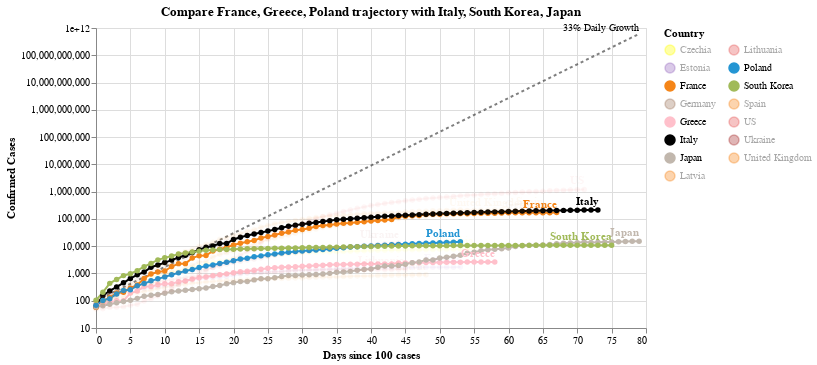

Here is the notebook cell this chart was saved with:
### Code cell
#hide_input
chart2 = make_since_chart(['France', 'Greece', 'Poland'])
chart2

### Figure 1 — Vega-Lite specification as saved in the notebook (floating-point values rounded to 4 significant figures; data arrays with more than 128 entries replaced by an {"elided": "..."} marker saying what was removed)
{"config": {"view": {"continuousWidth": 400, "continuousHeight": 300}}, "layer": [{"mark": {"type": "line", "color": "black", "opacity": 0.5, "strokeDash": [3, 3]}, "encoding": {"x": {"type": "quantitative", "field": "Days since 100 cases"}, "y": {"type": "quantitative", "field": "Confirmed Cases"}}}, {"mark": {"type": "text", "align": "right", "dy": -6, "fontSize": 10, "text": "33% Daily Growth"}, "encoding": {"x": {"type": "quantitative", "field": "Days since 100 cases"}, "y": {"type": "quantitative", "field": "Confirmed Cases"}}, "transform": [{"filter": "(datum['Days since 100 cases'] >= 79)"}]}, {"data": {"name": "data-643482c7be68db9acca882f397d99325"}, "mark": {"type": "line", "point": true}, "encoding": {"color": {"type": "nominal", "field": "Country", "legend": {"columns": 2}, "scale": {"domain": ["Czechia", "Estonia", "France", "Germany", "Greece", "Italy", "Japan", "Latvia", "Lithuania", "Poland", "South Korea", "Spain", "US", "Ukraine", "United Kingdom"], "range": ["yellow", "#9467bd", "#F58518", "#9D755D", "pink", "black", "#C1B7AD", "#F58518", "#E45756", "#2495D3", "#A1BA59", "#F58518", "#E45756", "brown", "#F58518"]}}, "opacity": {"condition": {"value": 1, "selection": "selector005"}, "value": 0.05}, "tooltip": [{"type": "nominal", "field": "Country"}, {"type": "temporal", "field": "Date"}, {"type": "quantitative", "field": "Confirmed Cases"}, {"type": "quantitative", "field": "Days since 100 cases"}], "x": {"type": "quantitative", "field": "Days since 100 cases"}, "y": {"type": "quantitative", "field": "Confirmed Cases", "scale": {"type": "log"}}}, "selection": {"selector005": {"type": "multi", "fields": ["Country"], "bind": "legend", "init": [{"Country": "France"}, {"Country": "Greece"}, {"Country": "Poland"}, {"Country": "Italy"}, {"Country": "South Korea"}, {"Country": "Japan"}]}}, "width": 550}, {"data": {"name": "data-643482c7be68db9acca882f397d99325"}, "mark": {"type": "text", "align": "right", "dy": -8, "fontWeight": "bold"}, "encoding": {"color": {"type": "nominal", "field": "Country", "legend": {"columns": 2}, "scale": {"domain": ["Czechia", "Estonia", "France", "Germany", "Greece", "Italy", "Japan", "Latvia", "Lithuania", "Poland", "South Korea", "Spain", "US", "Ukraine", "United Kingdom"], "range": ["yellow", "#9467bd", "#F58518", "#9D755D", "pink", "black", "#C1B7AD", "#F58518", "#E45756", "#2495D3", "#A1BA59", "#F58518", "#E45756", "brown", "#F58518"]}}, "opacity": {"condition": {"value": 1, "selection": "selector005"}, "value": 0.05}, "text": {"type": "nominal", "field": "Country"}, "tooltip": [{"type": "nominal", "field": "Country"}, {"type": "temporal", "field": "Date"}, {"type": "quantitative", "field": "Confirmed Cases"}, {"type": "quantitative", "field": "Days since 100 cases"}], "x": {"type": "quantitative", "field": "Days since 100 cases"}, "y": {"type": "quantitative", "field": "Confirmed Cases", "scale": {"type": "log"}}}, "transform": [{"filter": "(datum['Date'] >= 1588636800000)"}], "width": 550}], "data": {"name": "data-a6e83c9812dd08555e0a65855a70ab45"}, "title": "Compare France, Greece, Poland trajectory with Italy, South Korea, Japan", "$schema": "https://vega.github.io/schema/vega-lite/v4.0.2.json", "datasets": {"data-a6e83c9812dd08555e0a65855a70ab45": [{"Days since 100 cases": 0, "Confirmed Cases": 100.0}, {"Days since 100 cases": 1, "Confirmed Cases": 133.0}, {"Days since 100 cases": 2, "Confirmed Cases": 176.9}, {"Days since 100 cases": 3, "Confirmed Cases": 235.3}, {"Days since 100 cases": 4, "Confirmed Cases": 312.9}, {"Days since 100 cases": 5, "Confirmed Cases": 416.2}, {"Days since 100 cases": 6, "Confirmed Cases": 553.5}, {"Days since 100 cases": 7, "Confirmed Cases": 736.1}, {"Days since 100 cases": 8, "Confirmed Cases": 979.1}, {"Days since 100 cases": 9, "Confirmed Cases": 1302.0}, {"Days since 100 cases": 10, "Confirmed Cases": 1732.0}, {"Days since 100 cases": 11, "Confirmed Cases": 2303.0}, {"Days since 100 cases": 12, "Confirmed Cases": 3064.0}, {"Days since 100 cases": 13, "Confirmed Cases": 4074.0}, {"Days since 100 cases": 14, "Confirmed Cases": 5419.0}, {"Days since 100 cases": 15, "Confirmed Cases": 7207.0}, {"Days since 100 cases": 16, "Confirmed Cases": 9586.0}, {"Days since 100 cases": 17, "Confirmed Cases": 12750.0}, {"Days since 100 cases": 18, "Confirmed Cases": 16960.0}, {"Days since 100 cases": 19, "Confirmed Cases": 22550.0}, {"Days since 100 cases": 20, "Confirmed Cases": 29990.0}, {"Days since 100 cases": 21, "Confirmed Cases": 39890.0}, {"Days since 100 cases": 22, "Confirmed Cases": 53060.0}, {"Days since 100 cases": 23, "Confirmed Cases": 70560.0}, {"Days since 100 cases": 24, "Confirmed Cases": 93850.0}, {"Days since 100 cases": 25, "Confirmed Cases": 124800.0}, {"Days since 100 cases": 26, "Confirmed Cases": 166000.0}, {"Days since 100 cases": 27, "Confirmed Cases": 220800.0}, {"Days since 100 cases": 28, "Confirmed Cases": 293700.0}, {"Days since 100 cases": 29, "Confirmed Cases": 390600.0}, {"Days since 100 cases": 30, "Confirmed Cases": 519500.0}, {"Days since 100 cases": 31, "Confirmed Cases": 690900.0}, {"Days since 100 cases": 32, "Confirmed Cases": 918900.0}, {"Days since 100 cases": 33, "Confirmed Cases": 1222000.0}, {"Days since 100 cases": 34, "Confirmed Cases": 1625000.0}, {"Days since 100 cases": 35, "Confirmed Cases": 2162000.0}, {"Days since 100 cases": 36, "Confirmed Cases": 2875000.0}, {"Days since 100 cases": 37, "Confirmed Cases": 3824000.0}, {"Days since 100 cases": 38, "Confirmed Cases": 5086000.0}, {"Days since 100 cases": 39, "Confirmed Cases": 6764000.0}, {"Days since 100 cases": 40, "Confirmed Cases": 8996000.0}, {"Days since 100 cases": 41, "Confirmed Cases": 11970000.0}, {"Days since 100 cases": 42, "Confirmed Cases": 15910000.0}, {"Days since 100 cases": 43, "Confirmed Cases": 21170000.0}, {"Days since 100 cases": 44, "Confirmed Cases": 28150000.0}, {"Days since 100 cases": 45, "Confirmed Cases": 37440000.0}, {"Days since 100 cases": 46, "Confirmed Cases": 49790000.0}, {"Days since 100 cases": 47, "Confirmed Cases": 66230000.0}, {"Days since 100 cases": 48, "Confirmed Cases": 88080000.0}, {"Days since 100 cases": 49, "Confirmed Cases": 117100000.0}, {"Days since 100 cases": 50, "Confirmed Cases": 155800000.0}, {"Days since 100 cases": 51, "Confirmed Cases": 207200000.0}, {"Days since 100 cases": 52, "Confirmed Cases": 275600000.0}, {"Days since 100 cases": 53, "Confirmed Cases": 366600000.0}, {"Days since 100 cases": 54, "Confirmed Cases": 487500000.0}, {"Days since 100 cases": 55, "Confirmed Cases": 648400000.0}, {"Days since 100 cases": 56, "Confirmed Cases": 862400000.0}, {"Days since 100 cases": 57, "Confirmed Cases": 1147000000.0}, {"Days since 100 cases": 58, "Confirmed Cases": 1525000000.0}, {"Days since 100 cases": 59, "Confirmed Cases": 2029000000.0}, {"Days since 100 cases": 60, "Confirmed Cases": 2698000000.0}, {"Days since 100 cases": 61, "Confirmed Cases": 3589000000.0}, {"Days since 100 cases": 62, "Confirmed Cases": 4773000000.0}, {"Days since 100 cases": 63, "Confirmed Cases": 6348000000.0}, {"Days since 100 cases": 64, "Confirmed Cases": 8443000000.0}, {"Days since 100 cases": 65, "Confirmed Cases": 11230000000.0}, {"Days since 100 cases": 66, "Confirmed Cases": 14940000000.0}, {"Days since 100 cases": 67, "Confirmed Cases": 19860000000.0}, {"Days since 100 cases": 68, "Confirmed Cases": 26420000000.0}, {"Days since 100 cases": 69, "Confirmed Cases": 35140000000.0}, {"Days since 100 cases": 70, "Confirmed Cases": 46730000000.0}, {"Days since 100 cases": 71, "Confirmed Cases": 62150000000.0}, {"Days since 100 cases": 72, "Confirmed Cases": 82660000000.0}, {"Days since 100 cases": 73, "Confirmed Cases": 109900000000.0}, {"Days since 100 cases": 74, "Confirmed Cases": 146200000000.0}, {"Days since 100 cases": 75, "Confirmed Cases": 194500000000.0}, {"Days since 100 cases": 76, "Confirmed Cases": 258700000000.0}, {"Days since 100 cases": 77, "Confirmed Cases": 344000000000.0}, {"Days since 100 cases": 78, "Confirmed Cases": 457500000000.0}, {"Days since 100 cases": 79, "Confirmed Cases": 608500000000.0}], "data-643482c7be68db9acca882f397d99325": {"elided": "930 records"}}}
